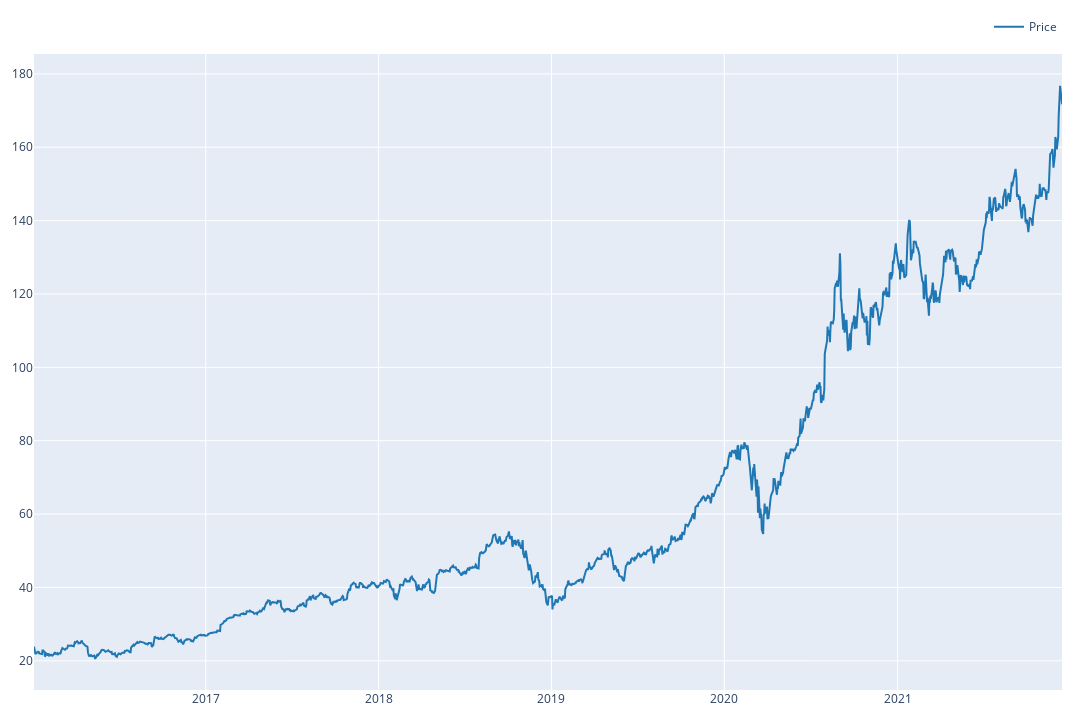

The notebook cell this image was saved under:
### Code cell
# plot the price

figure = price.vbt.plot(trace_names=["Price"], width=1280, height=720)
figure.show()

### Figure 1 — Plotly figure (JSON) as saved in the notebook; plotly's stock layout.template omitted (floating-point values rounded to 4 significant figures; data arrays with more than 128 entries replaced by an {"elided": "..."} marker saying what was removed)
{"data": [{"name": "Price", "showlegend": true, "type": "scatter", "uid": "55617a3f-c7a4-4720-91b5-12bc7cf01b77", "x": {"elided": "1499 str values"}, "y": {"elided": "1499 float values"}}], "layout": {"height": 720, "legend": {"orientation": "h", "traceorder": "normal", "x": 1, "xanchor": "right", "y": 1.02, "yanchor": "bottom"}, "margin": {"b": 30, "l": 30, "r": 30, "t": 30}, "width": 1280, "xaxis": {"autorange": true, "range": ["2016-01-04 05:00", "2021-12-14 05:00"], "type": "date"}, "yaxis": {"autorange": true, "range": [12.05, 185.4], "type": "linear"}}}
